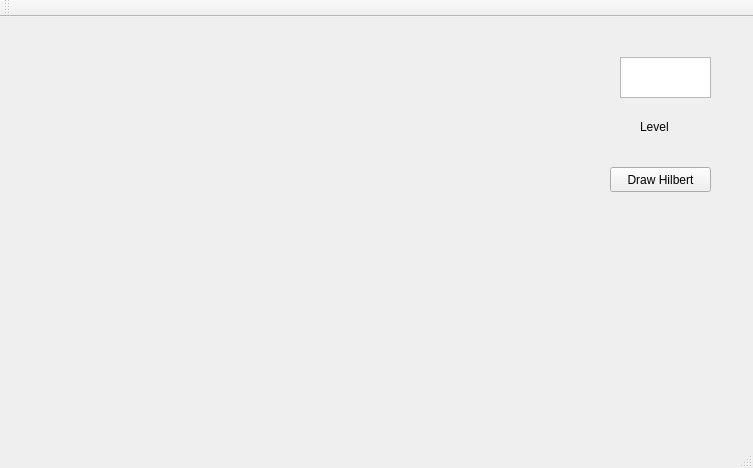
<?xml version="1.0" encoding="UTF-8"?>
<ui version="4.0">
 <class>MainWindow</class>
 <widget class="QMainWindow" name="MainWindow">
  <property name="geometry">
   <rect>
    <x>0</x>
    <y>0</y>
    <width>753</width>
    <height>468</height>
   </rect>
  </property>
  <property name="windowTitle">
   <string>MainWindow</string>
  </property>
  <widget class="QWidget" name="centralWidget">
   <widget class="QPushButton" name="pushButton">
    <property name="geometry">
     <rect>
      <x>610</x>
      <y>150</y>
      <width>101</width>
      <height>25</height>
     </rect>
    </property>
    <property name="text">
     <string>Draw Hilbert</string>
    </property>
   </widget>
   <widget class="QLabel" name="label">
    <property name="geometry">
     <rect>
      <x>46</x>
      <y>30</y>
      <width>512</width>
      <height>512</height>
     </rect>
    </property>
    <property name="text">
     <string/>
    </property>
   </widget>
   <widget class="QTextEdit" name="textEdit">
    <property name="geometry">
     <rect>
      <x>620</x>
      <y>40</y>
      <width>91</width>
      <height>41</height>
     </rect>
    </property>
   </widget>
   <widget class="QLabel" name="label_2">
    <property name="geometry">
     <rect>
      <x>640</x>
      <y>100</y>
      <width>41</width>
      <height>20</height>
     </rect>
    </property>
    <property name="text">
     <string>Level</string>
    </property>
   </widget>
  </widget>
  <widget class="QMenuBar" name="menuBar">
   <property name="geometry">
    <rect>
     <x>0</x>
     <y>0</y>
     <width>753</width>
     <height>22</height>
    </rect>
   </property>
  </widget>
  <widget class="QToolBar" name="mainToolBar">
   <attribute name="toolBarArea">
    <enum>TopToolBarArea</enum>
   </attribute>
   <attribute name="toolBarBreak">
    <bool>false</bool>
   </attribute>
  </widget>
  <widget class="QStatusBar" name="statusBar"/>
 </widget>
 <layoutdefault spacing="6" margin="11"/>
 <resources/>
 <connections/>
</ui>
